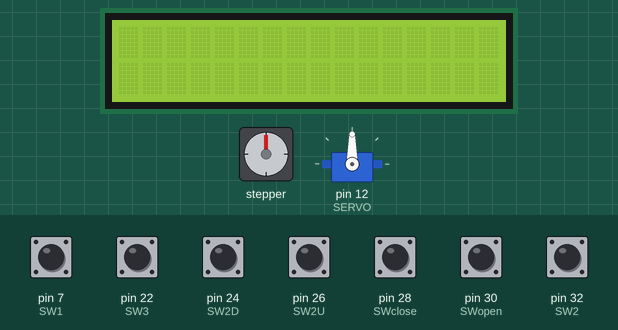
Simulated run of this sketch. Board: Arduino Mega 2560, built with avr-gcc and run on an emulated ATmega2560. Shown: stepper motor, 16×2 character LCD, servo. Wiring (inferred from the names in the program): I2C bus: SDA pin 2; SCL pin 3; stepper motor driver (200 steps per turn assumed): step pin 5; direction pin 6. The test bench sets the inputs (shaded band); at power-on: pin 7 (SW1), pin 22 (SW3), pin 24 (SW2D), pin 26 (SW2U), pin 28 (SWclose), pin 30 (SWopen), pin 32 (SW2) HIGH. What the sketch prints to the serial monitor is not drawn.

Above: at 1.2 s.
1.3 s: pin 7 (SW1) pulled LOW for 1 s
At 3.2 s:
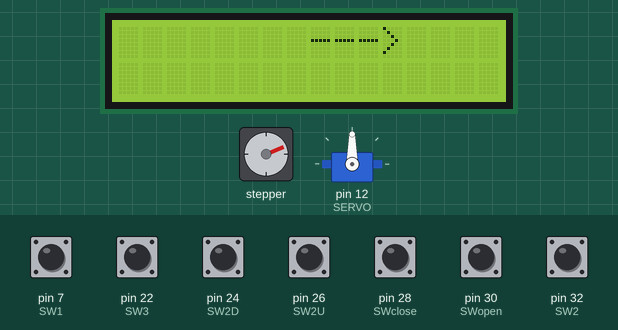
5.3 s: pin 22 (SW3) pulled LOW for 0.15 s
At 6.3 s:
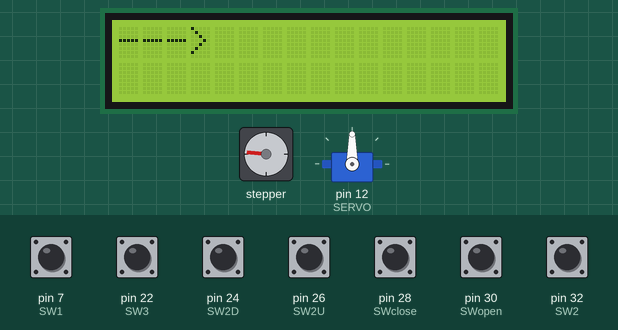
8.4 s: pin 28 (SWclose) pulled LOW for 1 s
At 10.7 s:
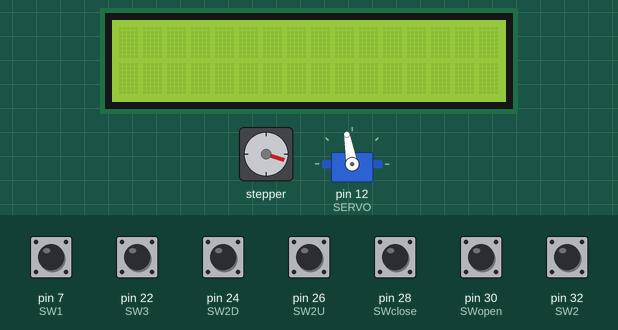
10.9 s: pin 26 (SW2U) pulled LOW for 0.15 s
At 11.9 s:
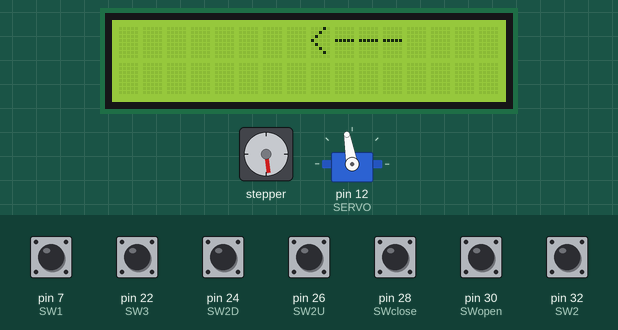
14.0 s: pin 24 (SW2D) pulled LOW for 0.15 s
At 15.4 s:
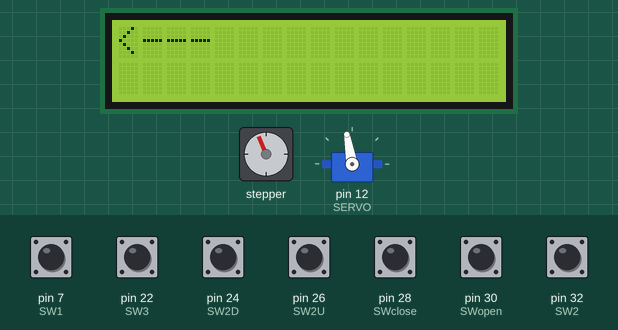
17.1 s: pin 28 (SWclose) pulled LOW for 0.15 s
Timing chart, 0 to 23.0 s (numbered marks = the images above; inputs shaded):
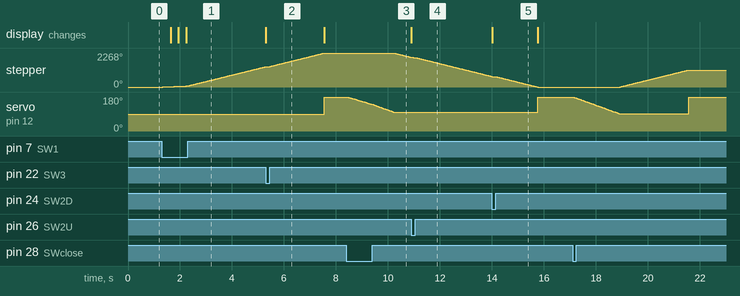

Measured:
- after the input at 1.3 s, stepper: keeps turning clockwise at about 341°/s, starting at once; the display: first changes after 0.34 s (image 1 shows a later state)
- after the input at 5.3 s, the display: changes at once (image 2)
- after the input at 8.4 s, stepper: turns 294° counter-clockwise in 0.67 s, starting after 1.8 s
- after the input at 10.9 s, the display: changes at once (image 4)
- after the input at 14.0 s, the display: changes at once (image 5)

The sketch:

step_3led7_button_lcd_servo.ino
```cpp
// cmd: command
#include<Servo.h>

#include <Wire.h>
#include <LiquidCrystal_I2C.h>
#include <LiquidCrystal.h>
LiquidCrystal_I2C lcd(0x27, 2, 1, 0, 4, 5, 6, 7, 3, POSITIVE );

Servo Door;

#define FLOOR 630
#define DOOR_TIME 3000

#define SDI 2
#define CLK 3
#define LE 4

#define SW1 7
#define SW3 22
#define SW2D 24
#define SW2U 26
#define SWclose 28
#define SWopen 30
#define SW2 32

#define SERVO 12

const int stepPin = 5;
const int dirPin = 6;

byte data;
int floor_height = 0; // height = steps
bool done_height = false; // flag indicate when finish adjust the 0 height
bool dir = true;
int floor_push[3] = {0,0,0};
int cur_floor = 0;
bool break_flag = 0; // for event when there is a cmd along the direction


int data7[16] = {0,0,0,0 ,0,0,0,0 ,1,1,1,1 ,1,1,1,1}; // control LED7
//                                   g,f,a  b,c,d,e
short extract = 1;
char character[] = {0x3F,0x0C,0x5B,0x5E,0x6C,0x76,0x77,0x1C,0x7F,0x7E};
//                  0   ,1   ,2   ,3   ,4   ,5   ,6   ,7   ,8   ,9


int pre1 = 1;
int pre2 = 1;
int pre2U = 1;
int pre2D = 1;
int pre3 = 1;
int preO = 1;
int preC = 1;
int pre_state(int port, int set_port = -1);
void setup() {
  Serial.begin(9600);
  pinMode(stepPin,OUTPUT);
  pinMode(dirPin,OUTPUT);

  pinMode(SDI,OUTPUT);
  pinMode(CLK,OUTPUT);
  pinMode(LE,OUTPUT);

  pinMode(SW1,INPUT);
  pinMode(SW3,INPUT);
  pinMode(SW2D,INPUT);
  pinMode(SW2U,INPUT);
  pinMode(SWclose,INPUT);
  pinMode(SWopen,INPUT);
  pinMode(SW2,INPUT);

  digitalWrite(LE,LOW);
  digitalWrite(CLK,LOW);

  lcd.backlight();
  lcd.begin(16, 2); // set up the LCD's number of columns and rows

  Door.attach(SERVO);
  Door.write(90);
}
void loop() {

  read_data();
  if(data == 'w' && done_height == false) {
    dir = 1;
    digitalWrite(dirPin,HIGH);
    for(int x = 0; x < 10; x++) {
      digitalWrite(stepPin,HIGH);
      delayMicroseconds(2000);
      digitalWrite(stepPin,LOW);
      delayMicroseconds(2000);
      if(done_height)
        floor_height += dir;
    }
    print_inf();
  }
  else if(data == 's' && done_height == false) {
    dir = -1;
    digitalWrite(dirPin,LOW);
    for(int x = 0; x < 10; x++) {
      digitalWrite(stepPin,HIGH);
      delayMicroseconds(2000);
      digitalWrite(stepPin,LOW);
      delayMicroseconds(2000);
      if(done_height)
        floor_height+=dir;
    }
    print_inf();
  }
  else if(data == 'f') {
    done_height = true;
  }
  else if(data == '1' || data == '2' || data == '3') {
    floor_push[data - 48 -1] = 1;
  }
  else if(data == 'u' || data == 'd') {
    floor_push[1] = 1;
  }
  else if(data == 'g') {
    print_inf();
  }
  three_led7(48+ cur_floor + 1);
  goto_floor(cmd());

}

void read_data() {
//  if (Serial.available() > 0) {
//    data = Serial.read();
//    Serial.print("I received: ");
//    Serial.println(char(data));
//
//  }
//  else {
//    data = ' ';
//  }

//  if(digitalRead(SW1)==0) {
//    data = '3';
//  }
//  else if(digitalRead(SW2)==0)
//    data = '2';
//  else if(digitalRead(SW3)==0)
//    data = '1';
//  else if(digitalRead(SW2U)==0)
//    data = 'u';
//  else if(digitalRead(SW2D)==0)
//    data = 'd';
//  else if(digitalRead(SWopen)==0) {
//    data = 'o';
//  }
//  else if(digitalRead(SWclose)==0)
//    data = 'c';
//  else {
//    data = ' ';
//  }


  if(check_click(SW1)) {
    data = '3';
  }
  else if(check_click(SW2))
    data = '2';
  else if(check_click(SW3))
    data = '1';
  else if(check_click(SW2U))
    data = 'u';
  else if(check_click(SW2D))
    data = 'd';
  else if(check_click(SWopen)) {
    data = 'o';
  }
  else if(check_click(SWclose))
    data = 'c';
  else {
    data = ' ';
  }


}

int cmd() { // search for the next command base on the direction priority
  if(dir) {
    for(int i = cur_floor; i < 3; i++) {
      if(floor_push[i] == 1) {
        return i+1;
      }
    }
    for(int i = cur_floor; i >= 0; i--) {
      if(floor_push[i] == 1) {
        return i+1;
      }
    }
  }
  else {
    for(int i = cur_floor; i >= 0; i--) {
      if(floor_push[i] == 1) {
        return i+1;
      }
    }
    for(int i = cur_floor; i < 3; i++) {
      if(floor_push[i] == 1) {
        return i+1;
      }
    }
  }

  return 0; // no cmd
}

void print_inf() {
    Serial.print("   Current: ");
    Serial.print(cur_floor+1);
    Serial.print("   Dir: ");
    Serial.print(dir);
    Serial.print("   ");
    for(int i = 0; i<3; i++) {
      Serial.print(floor_push[i]);
      Serial.print(" ");
    }
    Serial.print("  Height:");
    Serial.println(floor_height);
}
void goto_floor(int f) {
  if(f == 0) {
    return; //no cmd
  }
  int dif = (f-1) - cur_floor; // find the difference between the cmd and current floor

  if(dif > 0) { // determind the elevator direction(up/down)
    dir = 1;
  }
  else if(dif < 0) {
    dir = 0;
  }
  else if(dif == 0) {
    floor_push[cur_floor] = 0;
    after_finish_cmd();
    return; // at the current floor -> no cmd
  }

  bool remember = 0;
  digitalWrite(dirPin,dir); // set direction for step motor
  for(int i = 0; i < abs(dif); i++) {
    for(int x = 0; x < FLOOR; x++) {
      read_data();
      if(data == '1' || data == '2' || data == '3') {
        floor_push[data - 48 -1] = 1;
        if( ((data - 48 - 1) - cur_floor == 1 && dir ==1) || ((data - 48 - 1) - cur_floor == -1 && dir == 0)  ) // check if thuận đường
          break_flag = true;
      }
      if(data == 'u') {
        floor_push[1] = 1;
        if( (1 - cur_floor) == 1 && dir == 1) {
          break_flag = true;
        }
        else {
          remember = 1;
        }
      }
      if(data == 'd') {
        floor_push[1] = 1;
        if( (1 - cur_floor) == -1 && dir == 0) {
          break_flag = true;
        }
        else {
          remember = 1;
        }
      }
      if(update_led()) {
        three_led7(48+ cur_floor + 1);
      }
      lcd_display(dir);
      digitalWrite(stepPin,HIGH);
      delayMicroseconds(2000);
      digitalWrite(stepPin,LOW);
      delayMicroseconds(2000);
      if(dir==1) {
        floor_height++;
      }
      else if(dir == 0) {
        floor_height--;
      }
    }

    if(dir==1) {
      floor_push[++cur_floor] = 0;
    }
    else if(dir == 0) {
      floor_push[--cur_floor] = 0;
    }
    if(remember) {
      floor_push[1] = 1;
    }
    three_led7(48+ cur_floor + 1);
    print_inf();
    if(break_flag) {
      break_flag = false;
      break;
    }
  }
  after_finish_cmd();
}

void after_finish_cmd() {
  lcd.clear();
  three_led7(48+ cur_floor + 1);

  bool break_door = 1;
  long long int mil = 0;
  int door_angle = 180;
  long long mil_20 = 0;
  do {
    break_door = 1;
    Door.write(180);
    mil = millis();
    door_angle = 180;
    //delay(500);
    while(millis() - mil < DOOR_TIME) {
      read_data();
      if(data == '1' || data == '2' || data == '3') {
        floor_push[data - 48 -1] = 1;
      }
      else if(data == 'u' || data == 'd') {
        floor_push[1] = 1;
      }
      if(update_led()) {
        three_led7(48+ cur_floor + 1);
      }
      if(data == 'o' ) {
        mil+=DOOR_TIME;
      }
      if(data == 'c') {
        break;
      }
    }

    mil = millis();

    mil_20 = millis();
    while(millis() - mil < 1800) {
      if(millis() - mil_20 >= 20) {
        mil_20 = millis();
        door_angle--;
        Door.write(door_angle);
      }
      read_data();
      if(data == '1' || data == '2' || data == '3') {
        floor_push[data - 48 -1] = 1;
      }
      else if(data == 'u' || data == 'd') {
        floor_push[1] = 1;
      }
      if(update_led()) {
        three_led7(48+ cur_floor + 1);
      }
      if(data == 'o') {
        break_door = 0;
        break;
      }
    }
  }
  while(!break_door);

}

void led7(char ch, bool led) {
  char extract = 1;
  for(int i = 15; i>=9; i--) {
    data7[i] = (extract & character[ch-48]);
    extract <<= 1;
  }
  data7[8] = !led;

  for(int i = 0; i<16; i++) {
    digitalWrite(SDI,data7[i]);
    digitalWrite(CLK,LOW);
    digitalWrite(CLK,HIGH);
  }
  digitalWrite(LE,HIGH);
  digitalWrite(LE,LOW);
}
bool update_led() {
  static bool preled[3]={0,0,0};
  static int preled7 =0;

  bool flag_dif_led = 0;
  bool flag_dif_led7 = 0;
  for(int i = 0; i<3;i++) {
    if(floor_push[i] != preled[i]) {
      preled[i] = floor_push[i];
      flag_dif_led = 1;
    }
  }
  if(preled7 != cur_floor) {
    preled7 = cur_floor;
    flag_dif_led7 = 1;
  }
  return (flag_dif_led || flag_dif_led7);
}
void three_led7(char ch) {
  led7(ch,floor_push[2]);
  led7(ch,floor_push[1]);
  led7(ch,floor_push[0]);
}

bool check_click(int port)
{
  if(check_state(port) == LOW && pre_state(port) == 1)
  {
    pre_state(port,0);
    return true;
  }
  else if(check_state(port) == HIGH && (pre_state(port) == 0))
  {
    pre_state(port,1);

  }
  return false;
}
int pre_state(int port, int set_port ) {
  if(set_port != -1) {
    switch(port) {
      case SW1:
        pre1 = set_port;
      case SW2:
        pre2 = set_port;
      case SW2U:
        pre2U = set_port;
      case SW2D:
        pre2D = set_port;
      case SW3:
        pre3 = set_port;
      case SWopen:
        preO = set_port;
      case SWclose:
        preC = set_port;
    }
  }

  switch(port) {
    case SW1:
      return pre1;
    case SW2:
      return pre2;
    case SW2U:
      return pre2U;
    case SW2D:
      return pre2D;
    case SW3:
      return pre3;
    case SWopen:
      return preO;
    case SWclose:
      return preC;
  }
}
bool check_state(int port)
{
  if(digitalRead(port) == 0)
  {
    delay(5);
    if(digitalRead(port) == 0)
    {
      delay(5);
      if(digitalRead(port) == 0)
      return LOW;
    }
  }
  return HIGH;
}
void lcd_display(bool dir) {
  static int counter_lcd = 16-1;
  static long long mil_lcd = millis();

  if(millis() - mil_lcd >= 75) {
    mil_lcd = millis();
    if(dir == 1) {
      lcd.scrollDisplayRight();
    }
    else if(dir == 0) {
      lcd.scrollDisplayLeft();
    }
    counter_lcd++;
    if(counter_lcd == 16) {
      counter_lcd = 0;
      lcd.clear();
      if(dir == 1) {
        lcd.setCursor(0,0); //col,row
        lcd.print("--->");
      }
      else if(dir == 0) {
        lcd.setCursor(15,0); // col,row
        lcd.print("<---");
      }
    }
  }
}
```
